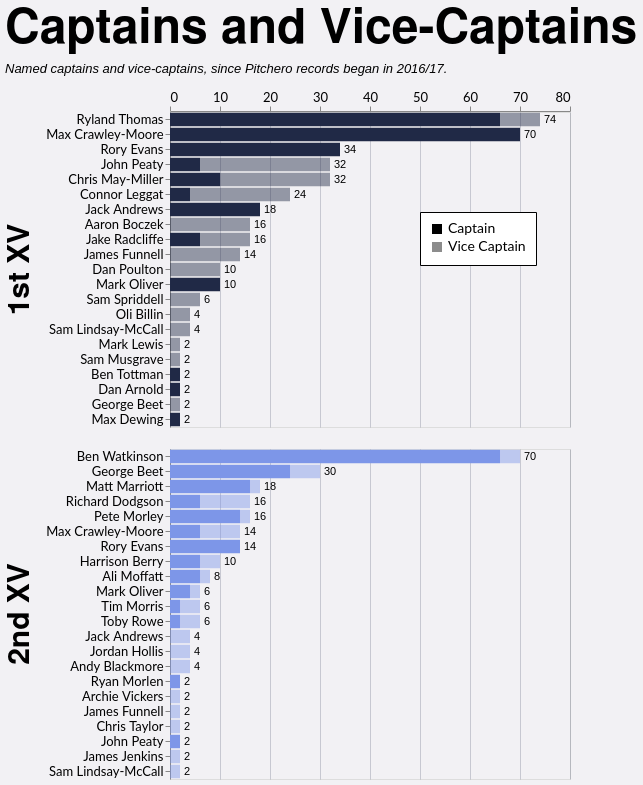

Write a Vega-Lite specification for this figure.
### Vega-Lite specification from a JSON file in a GitHub repository (floating-point values rounded to 4 significant figures; data arrays with more than 128 entries replaced by an {"elided": "..."} marker saying what was removed)
{"config": {"axis": {"labelFont": "Lato, sans-serif", "titleFont": "PT Sans Narrow, Helvetica Neue, Helvetica, Arial, sans-serif", "labelFontSize": 13, "titleFontSize": 24, "gridColor": "#202947", "gridOpacity": 0.2}, "header": {"labelFont": "PT Sans Narrow, Helvetica Neue, Helvetica, Arial, sans-serif", "titleFont": "PT Sans Narrow, Helvetica Neue, Helvetica, Arial, sans-serif", "labelFontSize": 24, "titleFontSize": 28, "labelFontWeight": "bold", "orient": "left"}, "legend": {"labelFont": "Lato, sans-serif", "titleFont": "PT Sans Narrow, Helvetica Neue, Helvetica, Arial, sans-serif", "labelFontSize": 14, "titleFontSize": 16, "titlePadding": 5, "fillColor": "white", "strokeColor": "black", "padding": 10, "titleFontWeight": "lighter", "titleFontStyle": "italic", "titleColor": "gray", "offset": 10}, "title": {"font": "PT Sans Narrow, Helvetica Neue, Helvetica, Arial, sans-serif", "fontSize": 48, "fontWeight": "bold", "anchor": "start", "align": "center", "titlePadding": 20, "subtitlePadding": 10, "subtitleFontSize": 13, "subtitleColor": "", "subtitleFontStyle": "italic", "offset": 15, "color": "black"}, "axisX": {"labelAngle": 0}, "facet": {"title": null, "header": null, "align": {"row": "each", "column": "each"}}, "resolve": {"scale": {"y": "independent", "facet": "independent"}}, "background": "#f2f1f4"}, "data": {"name": "data-03f34bb87665be3b19d655c41662a0ef"}, "facet": {"row": {"field": "squad", "header": {"labelExpr": "datum.value + ' XV'", "labelFontSize": 30, "title": null}, "sort": ["1st", "2nd"], "title": null, "type": "nominal"}}, "spec": {"layer": [{"mark": {"type": "bar"}, "encoding": {"color": {"field": "squad", "legend": null, "scale": {"domain": ["1st", "2nd"], "range": ["#202946", "#7d96e8"]}, "sort": ["1st", "2nd"], "type": "nominal"}, "opacity": {"field": "role", "legend": {"legendX": 250, "legendY": 100, "orient": "none", "title": null}, "scale": {"domain": ["Captain", "Vice Captain"], "range": [1.0, 0.45]}, "sort": ["Captain", "Vice Captain"], "type": "nominal"}, "order": {"field": "stack_order", "sort": "ascending", "type": "quantitative"}, "tooltip": [{"field": "player", "title": "Player", "type": "nominal"}, {"field": "squad", "title": "Squad", "type": "nominal"}, {"field": "role", "title": "Role", "type": "nominal"}, {"field": "games_agg", "title": "Games", "type": "quantitative"}], "x": {"axis": {"orient": "top", "title": null}, "field": "x0", "type": "quantitative"}, "x2": {"field": "x2"}, "y": {"field": "player", "sort": {"field": "sort_total", "order": "descending"}, "title": null, "type": "nominal"}}, "transform": [{"aggregate": [{"op": "sum", "field": "games", "as": "games_agg"}, {"op": "max", "field": "sort_total", "as": "sort_total"}], "groupby": ["player", "squad", "role", "stack_order"]}, {"window": [{"op": "sum", "field": "games_agg", "as": "x2"}], "frame": [null, 0], "groupby": ["player", "squad"], "sort": [{"field": "stack_order", "order": "ascending"}]}, {"calculate": "datum.x2 - datum.games_agg", "as": "x0"}]}, {"mark": {"type": "text", "align": "left", "baseline": "middle", "color": "black", "dx": 4, "fontSize": 11}, "encoding": {"text": {"field": "total_games", "format": ".0f", "type": "quantitative"}, "x": {"axis": {"orient": "top", "title": null}, "field": "total_games", "type": "quantitative"}, "y": {"field": "player", "sort": {"field": "sort_total", "order": "descending"}, "title": null, "type": "nominal"}}, "transform": [{"aggregate": [{"op": "sum", "field": "games", "as": "total_games"}, {"op": "max", "field": "sort_total", "as": "sort_total"}], "groupby": ["player", "squad"]}]}], "height": {"step": 15}, "width": 400}, "resolve": {"scale": {"y": "independent"}}, "title": {"text": "Captains and Vice-Captains", "subtitle": "Named captains and vice-captains, since Pitchero records began in 2016/17."}, "$schema": "https://vega.github.io/schema/vega-lite/v5.20.1.json", "datasets": {"data-03f34bb87665be3b19d655c41662a0ef": {"elided": "199 records"}}}
